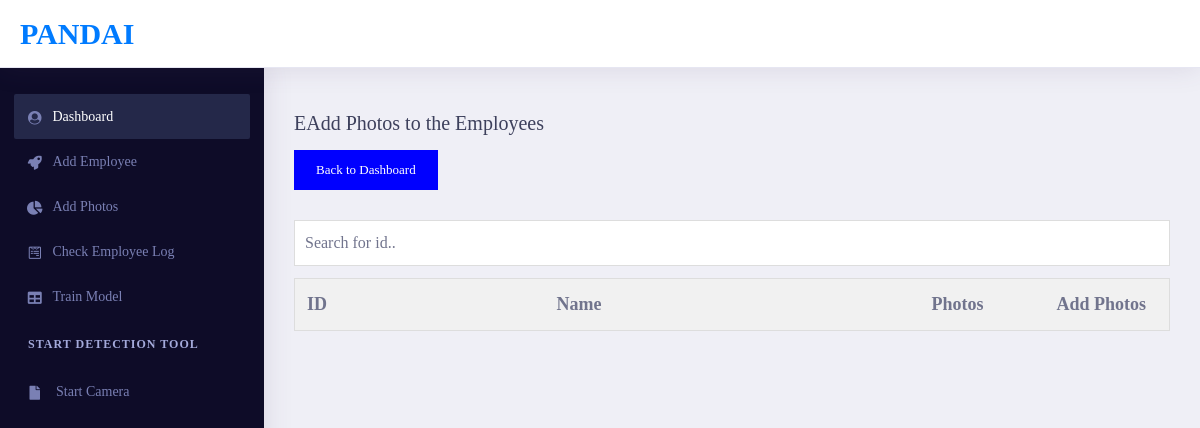
/add_photos/, run on an earlier commit of the app's database.
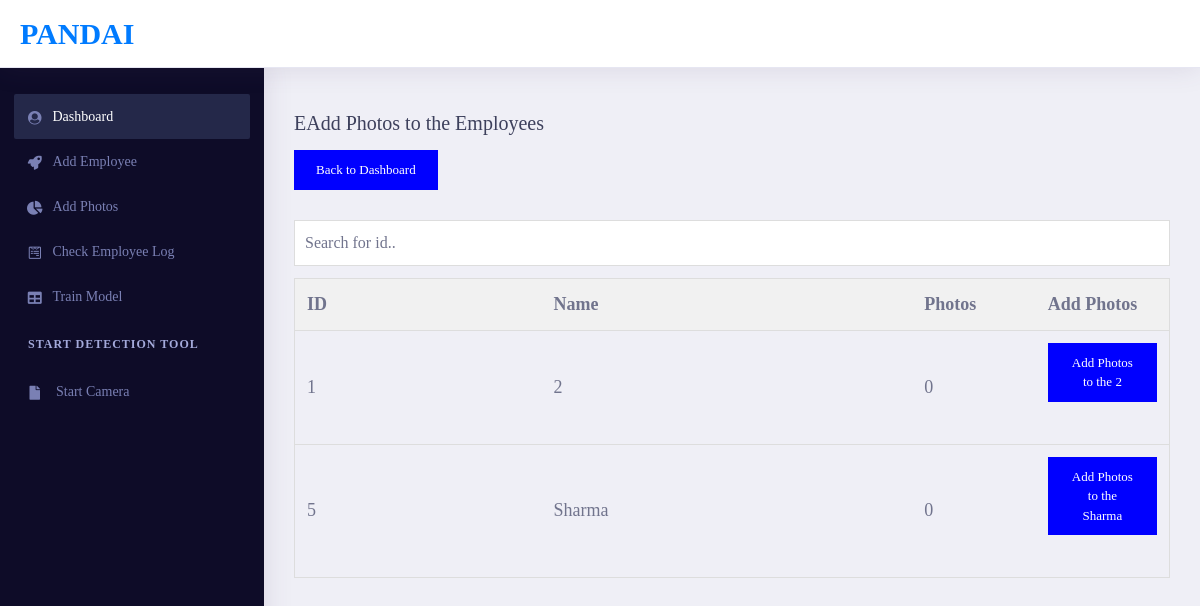
And on a later commit of the database.
### app/models.py (models this page shows, shortened)
class Employee(models.Model):
	id = models.CharField(primary_key=True, max_length=10)
	name = models.CharField(max_length=50)
	def num_photos(self):
		try:
			DIR = f"app/facerec/dataset/{self.name}_{self.id}"
			img_count = len(os.listdir(DIR))
			return img_count
		except:
			return 0

### app/views.py (the view)
# urls.py: path('add_photos/', views.add_photos, name='add_photos'),
def add_photos(request):
	emp_list = Employee.objects.all()
	return render(request, 'app/add_photos.html', {'emp_list': emp_list})

### app/templates/app/add_photos.html (shortened to what this page needs)
<!doctype html>
<html lang="en">
{% extends 'base.html' %}
{% load staticfiles %}
{% block content %}
<head>
</head>
<body>
    <div class="dashboard-main-wrapper">
	    <div class="dashboard-header">
	        <nav class="navbar navbar-expand-lg bg-white fixed-top">
	            <a class="navbar-brand" href="index.html">PANDAI </a>
	        </nav>
	    </div>
	    <div class="nav-left-sidebar sidebar-dark">
	        <div class="menu-list">
	            <nav class="navbar navbar-expand-lg navbar-light">
	                <div class="collapse navbar-collapse" id="navbarNav">
	                    <ul class="navbar-nav flex-column">
	                        <li class="nav-divider">
	                        </li>
	                        <li class="nav-item ">
	                            <a class="nav-link active" href="{% url 'index' %}" ><i class="fa fa-fw fa-user-circle"></i>Dashboard <span class="badge badge-success">6</span></a>
	                        </li>
	                        <li class="nav-item">
	                            <a class="nav-link" href="{% url 'add_emp' %}"><i class="fa fa-fw fa-rocket"></i>Add Employee</a>
	                        </li>
	                        <li class="nav-item">
	                            <a class="nav-link" href="{% url 'add_photos' %}"><i class="fas fa-fw fa-chart-pie"></i>Add Photos</a>
	                        </li>
	                        <li class="nav-item ">
	                            <a class="nav-link" href="{% url 'detected' %}"><i class="fab fa-fw fa-wpforms"></i>Check Employee Log</a>
	                        </li>
	                        <li class="nav-item">
	                            <a class="nav-link" href="{% url 'train_model' %}"><i class="fas fa-fw fa-table"></i>Train Model</a>
	                        </li>
	                        <li class="nav-divider">
	                            Start Detection Tool
	                        </li>
	                        <li class="nav-item">
	                            <a class="nav-link" href="{% url 'identify' %}"><i class="fas fa-fw fa-file"></i> Start Camera </a>
	                        </li>
	                            </div>
	                </div>
	        </div>
	    </div>
	    <div class="dashboard-wrapper">
	        <div class="dashboard-influence">
	            <div class="container-fluid dashboard-content">
				  <h3>EAdd Photos to the Employees</h3>
          <div class="separator"><a href="http://127.0.0.1:8000"><div class = "back"> Back to Dashboard</div></a> </div>
  <input type="text" id="myInput" onkeyup="myFunction()" placeholder="Search for id.." style="float: right;padding: 10px;">
  <table id="myTable">
    	<tr class="header">
      	<th width="200">ID</th>
      	<th width="300">Name</th>
        <th width="100">Photos</th>
         <th width="100">Add Photos</th>
  	</tr>
  	{% for emp in emp_list %}
  		<tr style="height: 50px; width: 50px;">
  			<td>{{emp.id}}</td>
  			<td><a href="{% url 'click_photos' emp.id %}">{{emp.name}}</a></td>
        <td>{{emp.num_photos}}</td>
        <td><div class="separator"><a href="{% url 'click_photos' emp.id %}"><div class = "back"> Add Photos to the  {{emp.name}}</div></a> </div></td>
  		</tr>
  	{% endfor %}
  </table>
	                </div>
					</div></div>
</body>
</html>
{% endblock %}

What changed in the data, as far as the page shows it:
added Employee: id "1", name "2", num_photos "0"
added Employee: id "5", name "Sharma", num_photos "0"
